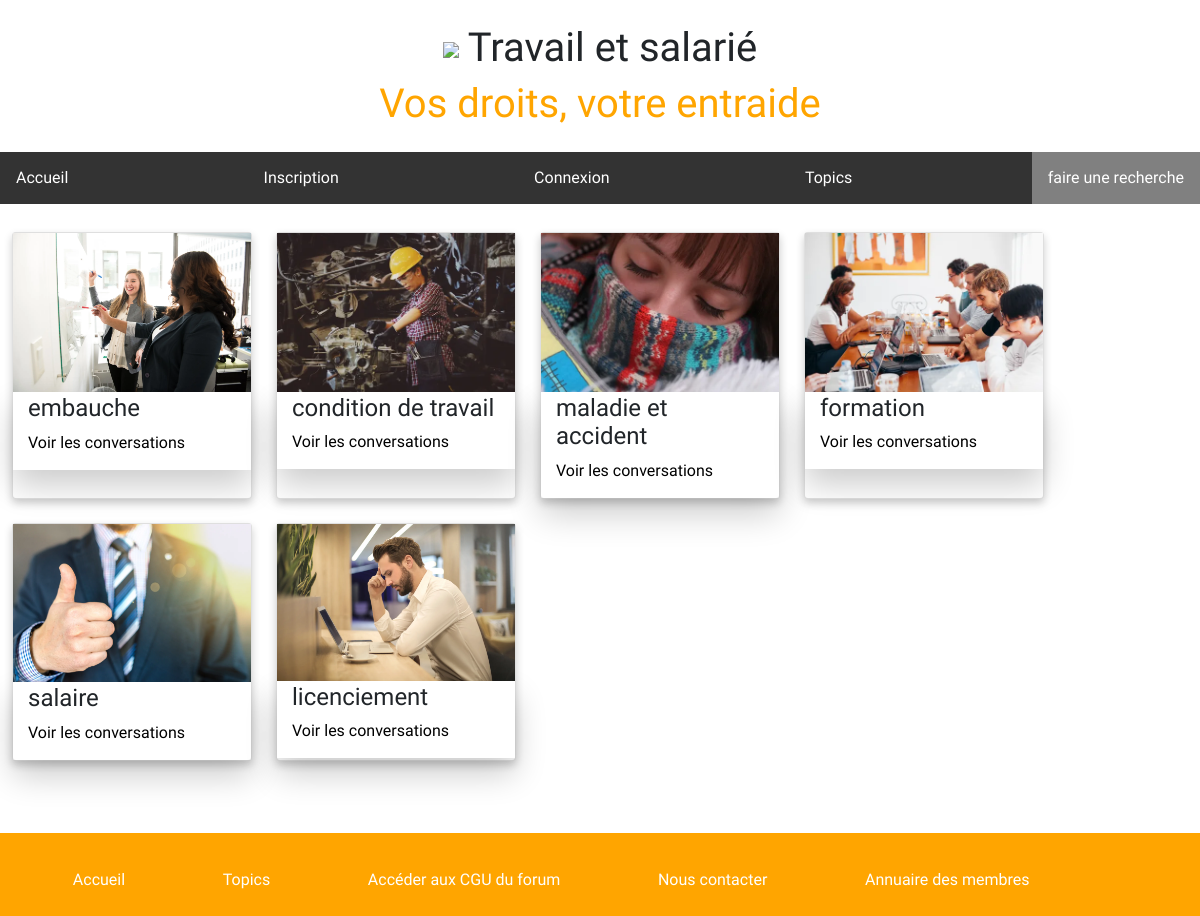
The app's page /topics.php with its own data.
### tables this page shows
CREATE TABLE `topics` (
  `id` int(11) NOT NULL,
  `topic` varchar(255) NOT NULL,
  `statut` varchar(255) NOT NULL,
  `image` varchar(80) NOT NULL
);

### topics.php (the view, shortened to what this page needs)
<?php
include("includes/header.php");
?>
   <html>
     <body>
<div class="topics">
<?php
if(isset($_SESSION['id_droits'])){
  if($_SESSION['id_droits'] == 3 OR 4)
  {
    $req = $db->query('SELECT * FROM topics');
    foreach($req->fetchAll() as $post):
    ?>
    <div class="card">
      <?php
      if($post['image'] == NULL)
      { ?>
        <img src="img/forum1.webp" alt="Avatar" style="width:100%">
        <?php
      }else
      { ?>
        <img src="img/<?= $post['image'];?>" alt="Avatar" style="width:100%">
        <?php
      }
      ?>
      <div class="container">
        <h4><?= $post['topic']; ?></h4>
        <a href="conversations.php?id=<?= $post['id']; ?>">Voir les conversations</a>
      </div>
    </div>
    <?php endforeach;
  }
}else
{
  $req = $db->query('SELECT * FROM topics WHERE statut = "public"');
  foreach($req->fetchAll() as $post):
  ?>
  <div class="card">
    <?php
    if($post['image'] == NULL)
    { ?>
      <img src="img/forum1.webp" alt="Avatar" style="width:100%">
      <?php
    }else
    { ?>
      <img src="img/<?= $post['image'];?>" alt="Avatar" style="width:100%">
      <?php
    }
    ?>
    <div class="container">
      <h4><?= $post['topic']; ?></h4>
      <a href="conversations.php?id=<?= $post['id']; ?>">Voir les conversations</a>
    </div>
  </div>
  <?php endforeach;
}
?>
</div>
    <?php include("includes/footer.php"); ?>
  </body>
</html>

### includes/header.php (shortened to what this page needs)
<!DOCTYPE html>
<html lang="fr" dir="ltr">
  <head>
    <link rel="stylesheet" href="css/footer.css">
    <link rel="stylesheet" href="css/style.css">
    <link rel="stylesheet" href="css/form.css">
    <link rel="stylesheet" href="css/header.css">
    <link rel="stylesheet" href="https://maxcdn.bootstrapcdn.com/bootstrap/4.0.0/css/bootstrap.min.css">
    <link rel="stylesheet" href="https://cdnjs.cloudflare.com/ajax/libs/font-awesome/4.7.0/css/font-awesome.min.css" />
  </head>
  <body>
    <div class="top">
      <div class="top_text">
        <h1><img src="https://img.icons8.com/doodle/96/000000/grand-master-key.png"/>
          Travail et salarié</h1>
          <h3>Vos droits, votre entraide</h3>
      </div>
  </div>
    <?php
      if (isset($_SESSION['login'])) {
        if ($_SESSION['id_droits']== 2)
        {
          ?> <ul> <li><a href="index.php"><center>Accueil</center></li></a>
          <li><a href="profil.php">  Votre profil <i> <?php echo $_SESSION['login']; ?></i></a></li>
          <li><a href="topics.php"> Topics </a></li>
          <li><a href="creer_conversation.php"> Créer une conversation </a></li>
          <li><a href="index.php?deconnexion"> Déconnexion </a></li>
          <li style="float:right"><a class="active" href="recherche.php">faire une recherche</li></a>
        </ul>
          <?php
        } elseif ($_SESSION['id_droits']== 3)
          { ?>
            <ul> <li><a href="index.php"> Accueil </a></li>
            <li><a href="profil.php">  Votre profil    <i><?php echo $_SESSION['login']; ?></i></a></li>
            <li><a href="topics.php"> Les topics  </a> </li>
            <li><a href="moderation.php"> Espace modération </a></li>
            <li><a href="creer_conversation.php"> Créer une conversation  </a></li>
            <li><a href="index.php?deconnexion"><img src="https://img.icons8.com/fluent/48/000000/shutdown.png"/></a></li></ul>
            <?php  } elseif ($_SESSION['id_droits']== 4) { ?>
            <ul> <li><a href="index.php"><center> Accueil</center></a></li>
            <li><a href="profil.php">  Votre profil    <i><?php echo $_SESSION['login']; ?></i></a></li>
            <li><a href="topics.php"> Les topics  </a></li>
            <li><a href="moderation.php"> Espace modération </a></li>
            <li><a href="creer_conversation.php"> Créer une conversation  </a></li>
            <a href="index.php?deconnexion">
            <img src="https://img.icons8.com/fluent/48/000000/shutdown.png"/></a>
            <li style="float:right"><a class="active" href="recherche.php">faire une recherche</li></a>
          </ul>
        <?php  }
        } else { ?><ul>
          <li><a href="index.php"> Accueil</a></li>
          <li><a href="inscription.php"> Inscription</a></li>
          <li><a href="connexion.php"> Connexion</a></li>
          <li><a href="topics.php"> Topics</a>
          </li>
          <li style="float:right"><a class="active" href="recherche.php">faire une recherche</li></a>
          </ul>
<?php  }   ?>

### includes/footer.php (shortened to what this page needs)
<html >
  <body>
    <div class="navbar_bottom">
      <a href="index.php"><center>Accueil</center></a>
      <a href="topics.php"> Topics  </a>
      <a href="regles.php"> Accéder aux CGU du forum </a>
      <a href="contact.php">Nous contacter</a>
      <a href="annuaire.php">Annuaire des membres</a>
    </div>
  </body>
</html>

### css/style.css (style rules this page uses)
body { background-color: #F5F5F4; font-family: 'Barlow', sans-serif; font-family: 'Asap', sans-serif; margin: auto; padding: auto; min-height: 100%; margin: 0; padding: 0; }
html { height: 100%; }
.active, .collapsible:hover { background-color: #ccc; }
.topics { display: flex; flex-wrap: wrap; }
.card { box-shadow: 0 4px 8px 0 rgba(0, 0, 0, 0.2); transition: 0.3s; width: 20%; margin: 1%; }
.card a { text-decoration: none; color: black; }
.container { padding: 2px 16px; }
.container { box-shadow: 0 16px 32px 0 rgba(0, 0, 0, 0.2); padding: 2px 16px 15px; transition: 0.3s; }
.navbar_bottom { display: flex; flex-direction: row; justify-content: space-around; background-color: orange; padding: 2%; margin-top: 5%; }
.navbar_bottom a { color: white; text-decoration: none; background-color: orange; margin: 1% 2% 0 2%; display: flex; flex-direction: column; }
* { font-family: 'Asap', sans-serif; }

### css/form.css (style rules this page uses)
* { box-sizing: border-box; }

### css/header.css (style rules this page uses)
ul { list-style-type: none; margin: 0; padding: 0; overflow: hidden; background-color: #333; display: flex; flex-direction: row; justify-content: space-between; }
li { float: left; }
li a { display: block; color: white; text-align: center; padding: 14px 16px; text-decoration: none; }
.active { background-color: grey; }
.top_text h3 { font-size: 40px; color: orange; }
.top { margin: 2%; text-align: center; }

### records on screen
topics: image (picture), topic "embauche"
topics: image (picture), topic "condition de travail"
topics: image (picture), topic "maladie et accident"
topics: image (picture), topic "formation"
topics: image (picture), topic "salaire"
topics: image (picture), topic "licenciement"
